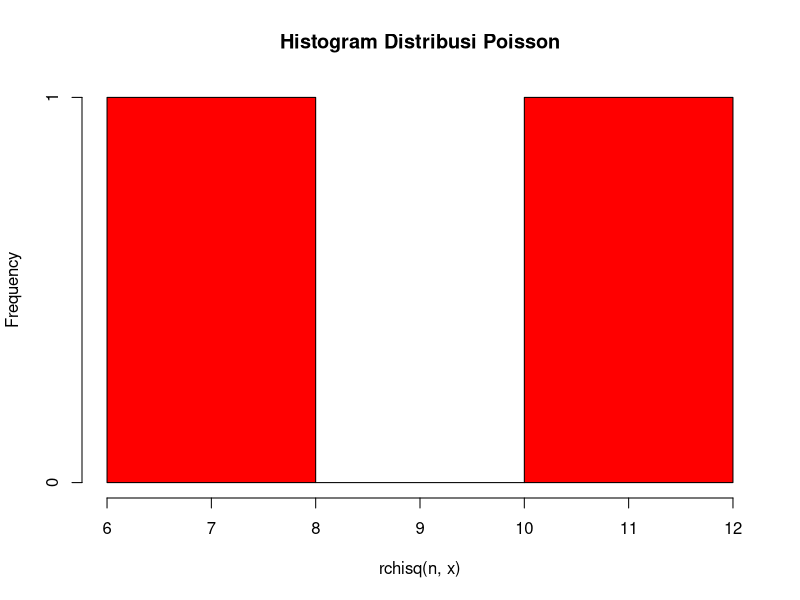

Write R code to recreate this figure.
#4a
#Fungsi Probabilitas dari Distribusi Chi-Square.

n <- 2
x <- 10
dchisq(n,x,ncp=0)

#4b
#Histogram dari Distribusi Chi-Square dengan 100 data random

hist(rchisq(n, x), main = 'Histogram Distribusi Poisson', col = "red")

#4c
#Nilai Rataan (μ) dan Varian (σ²) dari DistribusiChi-Square.

average = x
average
variance = 2*x
variance
